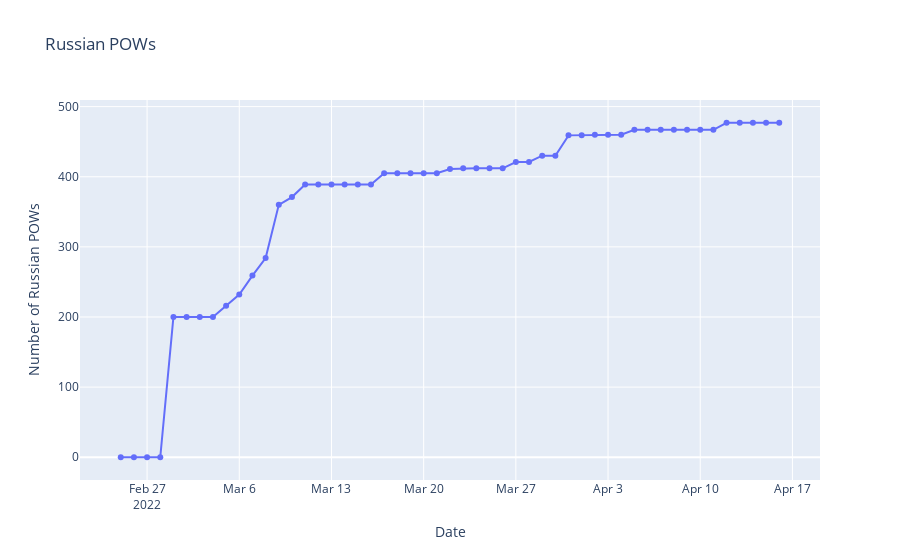

Here is the notebook cell this chart was saved with:
### Code cell
x, y = personnel_loss['date'], personnel_loss['POW']

fig = go.Figure()

fig.add_trace(go.Scatter(x=x, y=y, mode='lines+markers', name='lines+markers'))
fig.update_layout(title='Russian POWs', yaxis_title='Number of Russian POWs', xaxis_title='Date')

### Figure 1 — Plotly figure (JSON) as saved in the notebook; plotly's stock layout.template omitted (floating-point values rounded to 4 significant figures)
{"data": [{"mode": "lines+markers", "name": "lines+markers", "type": "scatter", "x": ["2022-02-25", "2022-02-26", "2022-02-27", "2022-02-28", "2022-03-01", "2022-03-02", "2022-03-03", "2022-03-04", "2022-03-05", "2022-03-06", "2022-03-07", "2022-03-08", "2022-03-09", "2022-03-10", "2022-03-11", "2022-03-12", "2022-03-13", "2022-03-14", "2022-03-15", "2022-03-16", "2022-03-17", "2022-03-18", "2022-03-19", "2022-03-20", "2022-03-21", "2022-03-22", "2022-03-23", "2022-03-24", "2022-03-25", "2022-03-26", "2022-03-27", "2022-03-28", "2022-03-29", "2022-03-30", "2022-03-31", "2022-04-01", "2022-04-02", "2022-04-03", "2022-04-04", "2022-04-05", "2022-04-06", "2022-04-07", "2022-04-08", "2022-04-09", "2022-04-10", "2022-04-11", "2022-04-12", "2022-04-13", "2022-04-14", "2022-04-15", "2022-04-16"], "y": [0, 0, 0, 0, 200, 200, 200, 200, 216, 232, 259, 284, 360, 371, 389, 389, 389, 389, 389, 389, 405, 405, 405, 405, 405, 411, 412, 412, 412, 412, 421, 421, 430, 430, 459, 459, 460, 460, 460, 467, 467, 467, 467, 467, 467, 467, 477, 477, 477, 477, 477]}], "layout": {"title": {"text": "Russian POWs"}, "xaxis": {"title": {"text": "Date"}}, "yaxis": {"title": {"text": "Number of Russian POWs"}}}}
